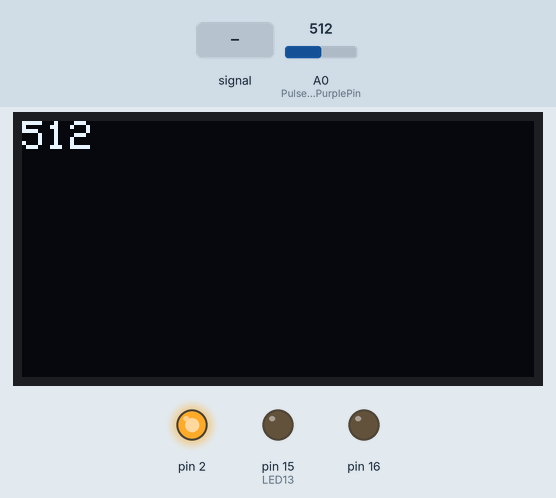
Recording of a sketch running on a simulated Arduino Uno, built with avr-gcc and run on an emulated ATmega328P. On the bench: 128×64 one-colour display, output pins drawn as LEDs (lit = HIGH). Dashed ring = blinking. Inputs (shaded band) come from the test bench; at power-on: A0 (PulseSensorPurplePin) = 512. The display library's start-up logo is not drawn; storage starts empty; what the sketch prints to the serial monitor is not drawn.

Above: at 8.4 s.
8.5 s: A0 (PulseSensorPurplePin) fed a 200 Hz sine of ±81 counts around its level
At 9.01 s:
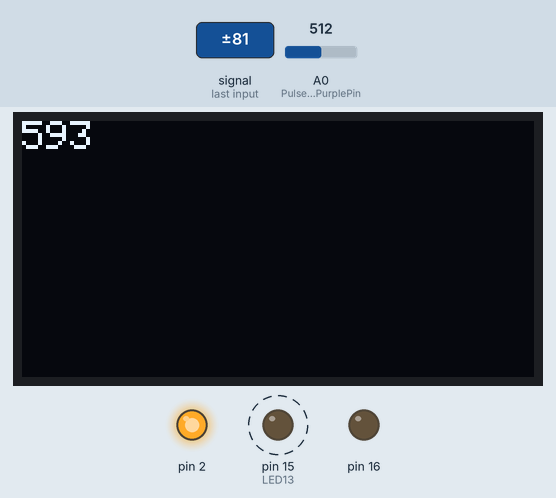
11.5 s: A0 (PulseSensorPurplePin) set to 716
At 12.3 s:
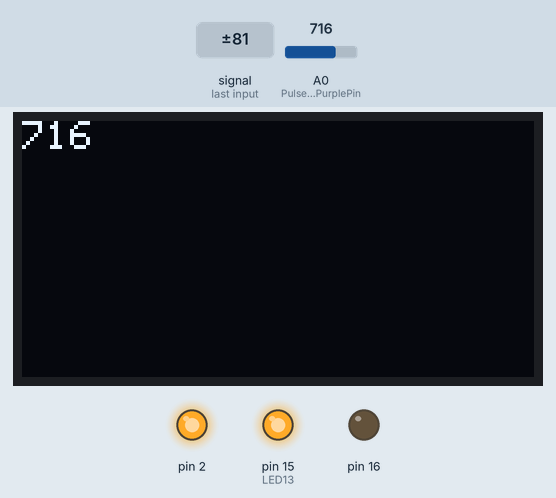
13.0 s: A0 (PulseSensorPurplePin) fed a 1000 Hz sine of ±255 counts around its level
At 13.19 s:
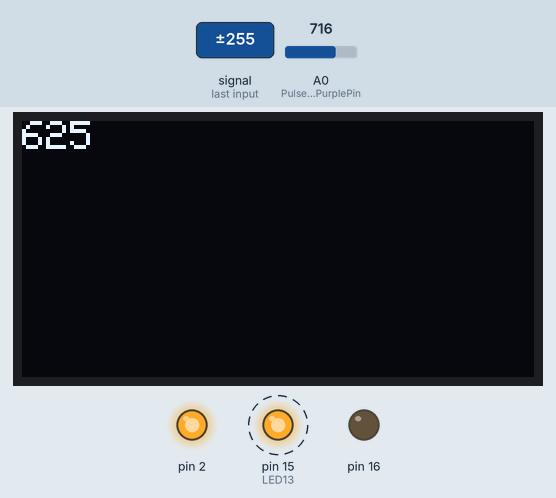
14.5 s: A0 (PulseSensorPurplePin) set to 900
At 15.7 s:
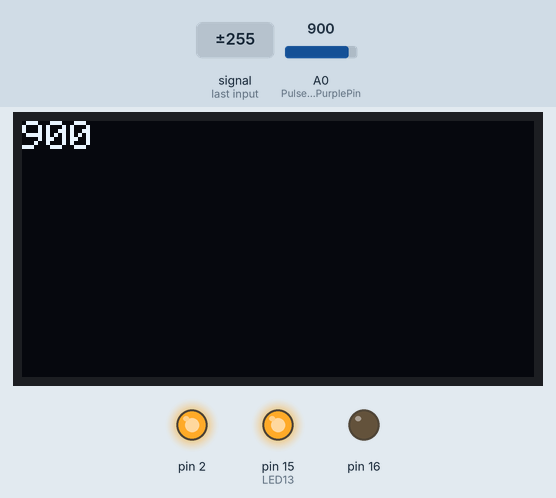
16.0 s: A0 (PulseSensorPurplePin) set to 1023
At 17.0 s:
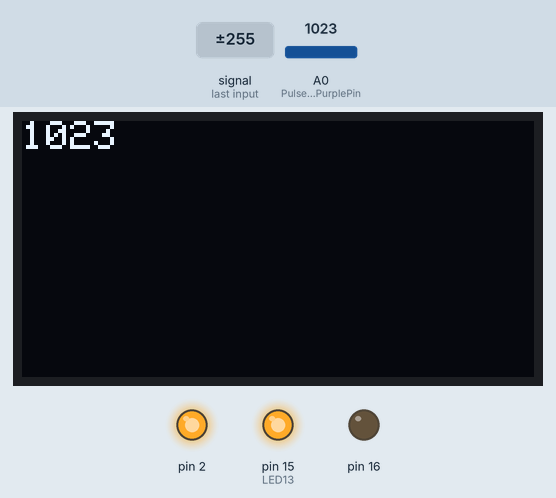
Timing chart, 0 to 18.5 s (numbered marks = the images above; inputs shaded):
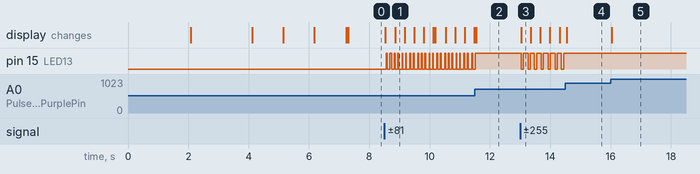

The sketch:

sd_oled_temp.ino
```cpp
#include <SPI.h>
#include <SD.h>
#include <Wire.h>
#include <Adafruit_GFX.h>
#include <Adafruit_SSD1306.h>
int outputpin= A0;


//  Variables
int PulseSensorPurplePin = 0;        // Pulse Sensor PURPLE WIRE connected to ANALOG PIN 0
int LED13 = 15;   //  The on-board Arduion LED


int Signal;                // holds the incoming raw data. Signal value can range from 0-1024
int Threshold = 550;


File myFile;
// SCL GPIO5
// SDA GPIO4
#define OLED_RESET 0  // GPIO0
Adafruit_SSD1306 display(OLED_RESET);
 int i=0;
#define NUMFLAKES 10
#define XPOS 0
#define YPOS 1
#define DELTAY 2


#define LOGO16_GLCD_HEIGHT 16
#define LOGO16_GLCD_WIDTH  16


void setup()   {
  pinMode(16,OUTPUT);
  pinMode(2,OUTPUT);
  digitalWrite(2,HIGH);
  digitalWrite(16,LOW);
  pinMode(LED13,OUTPUT);         // pin that will blink to your heartbeat!
   Serial.begin(9600);

  // by default, we'll generate the high voltage from the 3.3v line internally! (neat!)
  display.begin(SSD1306_SWITCHCAPVCC, 0x3C);  // initialize with the I2C addr 0x3C (for the 64x48)
  // init done

  display.display();
  delay(2000);

  // Clear the buffer.
  display.clearDisplay();

  // text display tests
  display.setTextSize(1);
  display.setTextColor(WHITE);
  display.setCursor(20,10);
  display.println("Initializing SD card...");
  display.display();
  delay(2000);
  display.clearDisplay();

  display.setCursor(20,10);
  display.println("initialization done.");
  display.display();
  delay(1000);
  display.clearDisplay();


  display.setCursor(20,10);
  display.println("Writing to test.txt...");
  display.display();
  delay(1000);
  display.clearDisplay();


  display.setCursor(20,10);
  display.println("done.");
  display.display();
  delay(1000);
  display.clearDisplay();


   Serial.print("Initializing SD card...");

  if (!SD.begin(15)) {
    Serial.println("initialization failed!");
    return;
  }
  Serial.println("initialization done.");

  myFile = SD.open("test.txt", FILE_WRITE);

  // if the file opened okay, write to it:
  if (myFile) {
    Serial.print("Writing to test.txt...");
    myFile.println("testing 1, 2, 3.");
    // close the file:
    myFile.close();
    Serial.println("done.");
  } else {
    // if the file didn't open, print an error:
    Serial.println("error opening test.txt");
  }

  // re-open the file for reading:
  myFile = SD.open("test.txt");
  if (myFile) {
    Serial.println("test.txt:");

    // read from the file until there's nothing else in it:
    while (myFile.available()) {


      display.setCursor(0,0);
      String listt = myFile.readStringUntil('\r');
   display.println(listt);
  display.display();

  display.clearDisplay();

    }
    // close the file:
    myFile.close();
  } else {
    // if the file didn't open, print an error:
    Serial.println("error opening test.txt");
  }
}


void loop() {

  display.setCursor(0,0);

   Signal = analogRead(PulseSensorPurplePin);  // Read the PulseSensor's value.
                                              // Assign this value to the "Signal" variable.

   Serial.println(Signal);                    // Send the Signal value to Serial Plotter.


   if(Signal > Threshold+20){                          // If the signal is above "550", then "turn-on" Arduino's on-Board LED.
     digitalWrite(LED13,HIGH);
   } else {
     digitalWrite(LED13,LOW);                //  Else, the sigal must be below "550", so "turn-off" this LED.
   }


display.print(Signal);
display.display();
delay(2);
   display.clearDisplay();
}
```

Measured:
- after the input at 8.5 s, pin 15 (LED13): alternates HIGH for 0.03 s and LOW for 0.09 s, starting after 0.07 s; the display: first changes at once (image 1 shows a later state)
- after the input at 11.5 s, pin 15 (LED13): goes on until 11.5 s, then stays HIGH
- after the input at 13.0 s, pin 15 (LED13): alternates HIGH for 0.16 s and LOW for 0.06 s, starting at once; the display: changes at once (image 3)
- after the input at 14.5 s, pin 15 (LED13): stops changing and stays HIGH
- after the input at 16.0 s, the display: changes at once (image 5)
